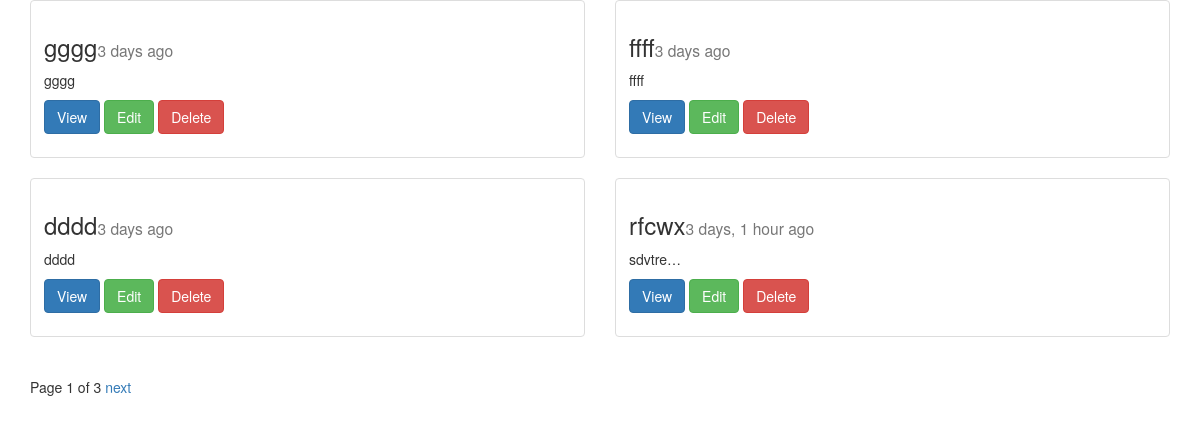
Page /posts/list/ on the earlier database version.
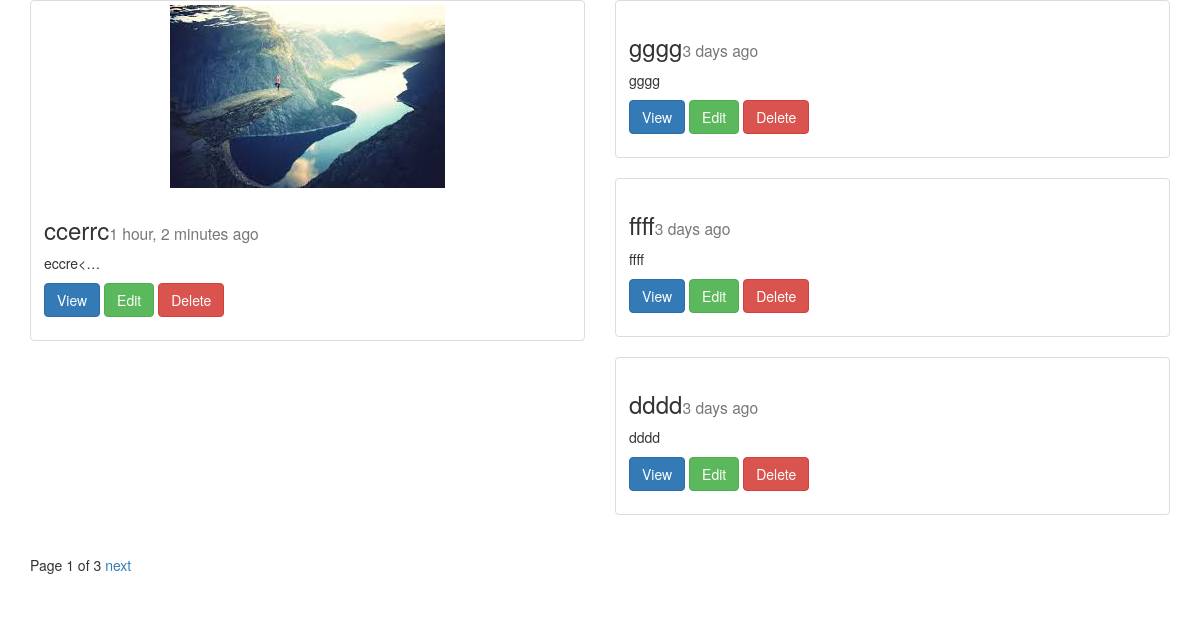
Same page on the later database version.
### posts/models.py (models this page shows, shortened)
class Post(models.Model):
	title = models.CharField(max_length=50)
	image = models.ImageField(upload_to="blog_images", null=True, blank=True)
	content = models.TextField()
	updated = models.DateTimeField(auto_now=True)
	timestamp = models.DateTimeField(auto_now_add=True)
	def get_absolute_url(self):
		return reverse("posts:detail", kwargs={"post_id": self.id})
	class Meta:
		ordering = ['-timestamp', '-updated']

### posts/views.py (the view)
def post_list(request):
    obj_list = Post.objects.all()
    paginator = Paginator(obj_list, 4) # Show 25 contacts per page
    page = request.GET.get('page')
    try:
        objs = paginator.page(page)
    except PageNotAnInteger:
        objs = paginator.page(1)
    except EmptyPage:
        objs = paginator.page(paginator.num_pages)
    context = {
    "post_list": objs,
    }
    return render(request, 'post_list.html', context)

### posts/templates/post_list.html (shortened to what this page needs)
{% extends "base.html" %}
{% block content %}
<div class="row">
{%for x in post_list %}
	<div class="col-sm-6">
	<div class="thumbnail">
	{%if x.image %}
		<img src="{{x.image.url}}" class="img-responsive">
		{% endif %}
	    <div class="caption">
		        <h3>{{x.title}}<small>{{x.timestamp|timesince}} ago</small></h3>
		        <p>{{x.content|linebreaks|truncatechars:10}}</p>
		        <p>
		        <a href="{{x.get_absolute_url}}" class="btn btn-primary" role="button">View</a>
		        <a href="{% url 'posts:update' post_id=x.id %}" class="btn btn-success" role="button">Edit</a>
		        <a href="{% url 'posts:delete' post_id=x.id %}" class="btn btn-danger" role="button">Delete</a>
		        </p>
	      	</div>
	    </div>
	</div>
{% endfor %}
</div>
<div class="pagination">
    <span class="step-links">
        <span class="current">
            Page {{ post_list.number }} of {{ post_list.paginator.num_pages }}
        </span>
        {% if post_list.has_next %}
            <a href="?page={{ post_list.next_page_number }}">next</a>
        {% endif %}
    </span>
</div>
{% endblock content %}

### posts/templates/base.html (shortened to what this page needs)
<!DOCTYPE html>
{% load static %}
<html>
<head>
	<link rel="stylesheet" href="{% static 'css/bootstrap.min.css' %}">
</head>
<body>
<div class="container">
{% block content %}
{% endblock content%}
</div>
</body>
</html>

Differences in the rows shown:
no longer on this page (row unchanged): Post: title "rfcwx", timestamp "3 days, 1 hour", content "sdvtre…"
added Post: image (picture), title "ccerrc", timestamp "1 hour, 2 minutes", content "eccre<…"
